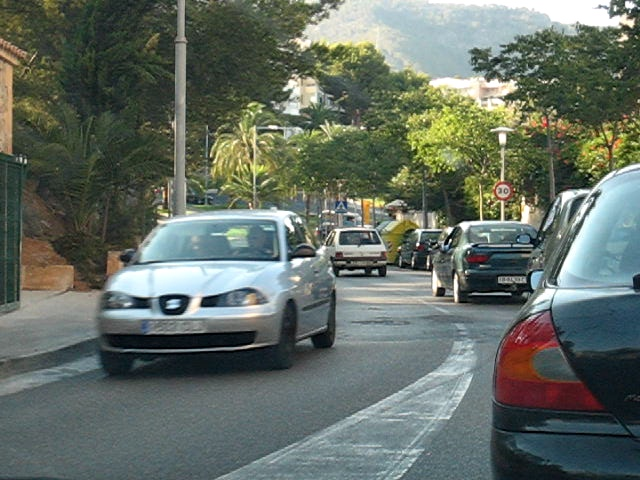
//> input picture data/optical_flow/car1.jpg, 640 x 480 px
$ ./InverseCompositional ../../data/optical_flow/car1.jpg ../../data/optical_flow/car2.jpg 2 2   (built with g++ and OpenCV 4)
//> lines starting //> are read from the running program, lines starting //| are printed output that depends on the picture
// [30 lines of licence text are left out]

#include <Eigen/Core>
#include <Eigen/Geometry>
#include <unsupported/Eigen/MatrixFunctions>
#include <iostream>
#include <limits>
#include <vector>
#include <stdio.h>

#include <opencv2/core/core.hpp>
#include <opencv2/core/eigen.hpp>
#include <opencv2/highgui/highgui.hpp>
#include <opencv2/imgproc/imgproc.hpp>

#define EPS 1e-4 // Threshold value on the change in parameters as a termination criteria.
#define HUBER_LOSS 0.80 //Huber loss function parameter, to redunce the influence of outliers
#define PAUSE_BETWEEN true //should we pause between each image pyramid?

// bilinear interpol
template <class T>
T Interpolate(cv::Mat &image, float y,float x)
{
  float xd, yd;
  float k1 = modff(x,&xd);
  float k2 = modff(y,&yd);
  int xi = int(xd);
  int yi = int(yd);

  int f1 = xi < image.rows-1;  // Check that pixels to the right
  int f2 = yi < image.cols-1; // and to down direction exist.

  T px1 = image.at<T>(yi  , xi);
  T px2 = image.at<T>(yi  , xi+1);
  T px3 = image.at<T>(yi+1, xi);
  T px4 = image.at<T>(yi+1, xi+1);

  // Interpolate pixel intensity.
  T interpolated_value =
  (1.0-k1)*(1.0-k2)*px1 +
  (f1 ? ( k1*(1.0-k2)*px2 ):0) +
  (f2 ? ( (1.0-k1)*k2*px3 ):0) +
  ((f1 && f2) ? ( k1*k2*px4 ):0);

  return interpolated_value;
}

/// @brief images alignment via LK flow inverse Compositional
/// @param source
/// @param target
/// @param max_iterations max iteration number
/// @param transformation output transformation
void Align(cv::Mat &source, cv::Mat &target, int max_iterations, Eigen::Matrix3f &transformation)
{

  // Find the 2-D similarity transform that best aligns the two images (uniform scale, rotation and translation)
  // 找到最能对齐两张图像的 2-D 相似性变换（均匀缩放、旋转和平移）
  cv::Mat debug;

  cv::Mat source_gradient_row;    // Gradient of I in X direction. x(行)方向图像梯度
  cv::Mat source_gradient_col;    // Gradient of I in Y direction. y(列)方向图像梯度
  cv::Mat steepest_descent;       // Steepest descent images. 最速下降图像

  // Here we will store matrices.
  Eigen::Matrix3f W;        // Current value of warp W(x,p)
  Eigen::Matrix3f dW;       // Warp update.
  Eigen::Vector3f X;        // Point in coordinate frame of source. source 图像坐标系中的点
  Eigen::Vector3f Z;        // Point in coordinate frame of target. target 图像坐标系中的点

  Eigen::Matrix4f H;        // Approximate Hessian. 近似hessian matrix
  Eigen::Vector4f b;        // Vector in the right side of the system of linear equations. 线性方程组右侧的 Vector
  Eigen::Vector4f delta_p;  // Parameter update value.

  // Create images.
  source_gradient_row = cv::Mat(source.rows, source.cols, CV_32FC1);
  source_gradient_col = cv::Mat(source.rows, source.cols, CV_32FC1);
  steepest_descent =    cv::Mat(source.rows, source.cols, CV_32FC4); // 4 通道

  //The "magic number" appearing at the end in the following is simply the inverse
  //of the absolute sum of the weights in the matrix representing the Scharr filter.
  cv::Scharr(source, source_gradient_row, -1, 0, 1, 1.0/32.0); // 行方向scharr图像梯度
  cv::Scharr(source, source_gradient_col, -1, 1, 0, 1.0/32.0); // 列方向scharr图像梯度

  H = Eigen::Matrix4f::Zero();
  float h00 = 0.0, h01 = 0.0, h02 = 0.0, h03 = 0.0;
  float h10 = 0.0, h11 = 0.0, h12 = 0.0, h13 = 0.0;
  float h20 = 0.0, h21 = 0.0, h22 = 0.0, h23 = 0.0;
  float h30 = 0.0, h31 = 0.0, h32 = 0.0, h33 = 0.0;

  // estimate source image hessian matrix
  #pragma omp parallel for \
  reduction(+:h00,h01,h02,h03,h10,h11,h12,h13,h20,h21,h22,h23,h30,h31,h32,h33)
  for(int row=0; row<source.rows; row++)//
  {
    #pragma unroll
    for(int col=0; col<source.cols; col++) //
    {
      // Evaluate image gradient 像素梯度
      Eigen::Matrix<float,1,2> image_jacobian;
      image_jacobian << source_gradient_row.at<float>(row,col),
                        source_gradient_col.at<float>(row,col);

      // printf("image jacobian = %f, %f", image_jacobian(0),image_jacobian(1));


      Eigen::Matrix<float,2,4> warp_jacobian;
      warp_jacobian <<  1, 0 , row,  row,
                        0, 1 , -col, col;

      Eigen::Vector4f Jacobian = (image_jacobian*warp_jacobian).transpose();

      for(int dim = 0; dim<4; ++dim)
      steepest_descent.at<cv::Vec4f>(row, col)[dim] = Jacobian(dim);

      Eigen::Matrix4f Hpart = Jacobian*Jacobian.transpose(); // 像素的 hessian matrix

      h00+=Hpart(0,0); h01+=Hpart(0,1); h02+=Hpart(0,2); h03+=Hpart(0,3);
      h10+=Hpart(1,0); h11+=Hpart(1,1); h12+=Hpart(1,2); h13+=Hpart(1,3);
      h20+=Hpart(2,0); h21+=Hpart(2,1); h22+=Hpart(2,2); h23+=Hpart(2,3);
      h30+=Hpart(3,0); h31+=Hpart(3,1); h32+=Hpart(3,2); h33+=Hpart(3,3);
    }
  }


//This is the "inverse compositional" method, this means the
// Hessian approximation need only be computed
//once, and remains constant for all iterations.

  float alpha = 1e-4;
  H <<
  h00+alpha ,h01      ,h02      ,h03,
  h10       ,h11+alpha,h12      ,h13,
  h20       ,h21      ,h22+alpha,h23,
  h30       ,h31      ,h32      ,h33+alpha;

  W = transformation;

  // Iterate
  int iter=0; // number of current iteration
  while(iter < max_iterations)
  {
    target.copyTo(debug);
    iter++; // Increment iteration counter

    uint pixel_count = 0; // Count of processed pixels

    float b0=0.0, b1=0.0, b2=0.0, b3=0.0;
    float mean_error = 0.0;

    #pragma omp parallel for \
    reduction(+:mean_error, pixel_count, b0, b1, b2, b3)
    for(int row=0; row<source.rows; row++)
    {
      #pragma unroll
      for(int col=0; col<source.cols; col++)
      {
        // Set vector X with pixel coordinates (u,v,1)
        X = Eigen::Vector3f(row, col, 1.0);
        Z = W*X;

        float row2 = Z(0);
        float col2 = Z(1);

        // Get the nearest integer pixel coords (u2i;v2i).
        int row2i = int(floor(row2));
        int col2i = int(floor(col2));

        if(row2i>=0 && row2i<target.rows && // check if pixel is inside I.
          col2i>=0 && col2i<target.cols)
        {
          pixel_count++;

          // Calculate intensity of a transformed pixel with sub-pixel accuracy
          // using bilinear interpolation.
          float I2 = Interpolate<float>(target, row2, col2);

          debug.at<float>(row2i,col2i) = source.at<float>(row,col);

          // Calculate image difference D = I(W(x,p))-T(x).
          // 将W变换应用到source图像后,计算target中对应像素的差,作为残差
          float D =  source.at<float>(row, col) -I2;

          // Update mean error value.
          mean_error += fabsf(D);

          // Add a term to b matrix.

          Eigen::Vector4f db;
          db << steepest_descent.at<cv::Vec4f>(row, col)[0],
                steepest_descent.at<cv::Vec4f>(row, col)[1],
                steepest_descent.at<cv::Vec4f>(row, col)[2],
                steepest_descent.at<cv::Vec4f>(row, col)[3];

          db *= (fabsf(D) < HUBER_LOSS) ? D : D*HUBER_LOSS/fabsf(D);

          if(!std::isnan(db.dot(db)))
          {
            b0 += db(0);
            b1 += db(1);
            b2 += db(2);
            b3 += db(3);

          }
        }
      }
    }
    std::cout<< "residual:" << mean_error/pixel_count << "\n";

    cv::imshow("Debug", debug);
    cv::waitKey(24);

    b = Eigen::Vector4f(b0,b1,b2,b3);

    // Lucas-Kanade 20 Years On: A Unifying Framework 对应式子(51) G-N 增量方程
    delta_p = H.ldlt().solve(b);

    Eigen::Matrix2f skew;
    skew << 0.0, -1.0,
            1.0,  0.0;

    // Rodrigues' formula:
    Eigen::Matrix2f R = Eigen::Matrix2f::Identity() + sinf(delta_p(2))*skew +  (1-cosf(delta_p(2)))*(skew*skew.transpose() - Eigen::Matrix2f::Identity());

    Eigen::Matrix3f T;
    T << R(0,0)+delta_p(3), R(0,1),             delta_p(0),
         R(1,0),            R(1,1)+delta_p(3),  delta_p(1),
            0.0,                          0.0,          1;

    dW = T*W;
    W = dW; // update W

    // Check termination critera.
    if(delta_p.norm()<=EPS)
      {
        transformation = W;
        std::cout << "Terminated in " << iter << " iterations." <<std::endl;
        return;
      }
  } // iteration
  std::cout << "Maximum iterations reached (" << iter << ")." <<std::endl;
  transformation = W;
  return;
}//function

int main(int argc, char **argv)
{
  //Reading images
  cv::Mat img_src_c = cv::imread(argv[1]); // Read the file
//> img_src_c is the input picture: 480 rows x 640 cols, CV_8UC3; mean B, G, R 100.4, 109.5, 100
  cv::Mat img_trg_c = cv::imread(argv[2]); // Read the OHTER file
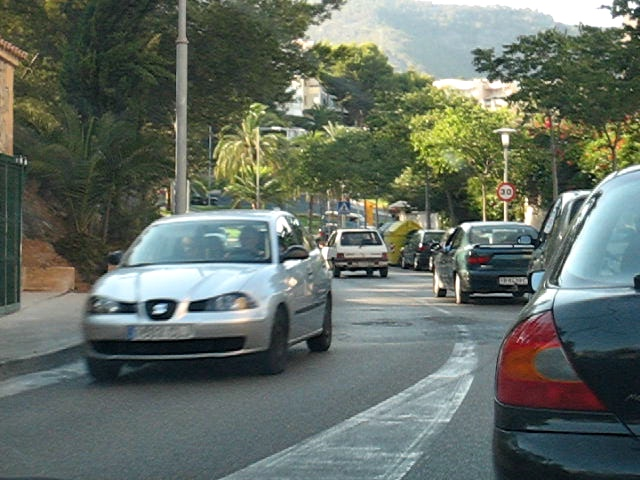
//> input picture data/optical_flow/car2.jpg, 640 x 480 px
//> img_trg_c is the input picture: 480 rows x 640 cols, CV_8UC3; mean B, G, R 100.8, 110, 100.4

  float x_offset = 0;
  float y_offset = 0;
  if(argc == 5)
  {
    x_offset = atof(argv[3]);
//> x_offset = 2
    y_offset = atof(argv[4]);
//> y_offset = 2
  }


  //convert images to float representation
  cv::Mat img_src_f; img_src_c.convertTo(img_src_f, CV_32F);
  cv::Mat img_trg_f; img_trg_c.convertTo(img_trg_f, CV_32F);

  //rescale to unit
  img_src_f/=255;
  img_trg_f/=255;

  //containers for low-pass filtered imates
  cv::Mat img_src_blur;
  cv::Mat img_trg_blur;


  //Create a scale-space pyramid by low-pass filtering and downsampling all the way to quarter-size images

  float sigma = 0.95; //computed from filter size n=3 in [sigma = 0.3(n/2 - 1) + 0.8]
  cv::GaussianBlur(img_src_f, img_src_blur, cv::Size(3,3), sigma);
  cv::GaussianBlur(img_trg_f, img_trg_blur, cv::Size(3,3), sigma);
  cv::Mat img_src_half;
  cv::Mat img_trg_half;
  cv::resize(img_src_blur, img_src_half, cv::Size(0,0), 0.5, 0.5);
  cv::resize(img_trg_blur, img_trg_half, cv::Size(0,0), 0.5, 0.5);

  cv::GaussianBlur(img_src_half, img_src_blur, cv::Size(3,3), sigma);
//> img_src_blur: 240 rows x 320 cols, CV_32FC3
  cv::GaussianBlur(img_trg_half, img_trg_blur, cv::Size(3,3), sigma);
//> img_trg_blur: 240 rows x 320 cols, CV_32FC3
  cv::Mat img_src_quarter;
  cv::Mat img_trg_quarter;
  cv::resize(img_src_blur, img_src_quarter, cv::Size(0,0), 0.5, 0.5);
  cv::resize(img_trg_blur, img_trg_quarter, cv::Size(0,0), 0.5, 0.5);

  cv::GaussianBlur(img_src_quarter, img_src_blur, cv::Size(3,3), sigma);
//> img_src_blur: 120 rows x 160 cols, CV_32FC3
  cv::GaussianBlur(img_trg_quarter, img_trg_blur, cv::Size(3,3), sigma);
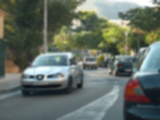
//> img_trg_blur: 120 rows x 160 cols, CV_32FC3; mean B, G, R 0.395, 0.432, 0.394
  cv::Mat img_src_eigth;
  cv::Mat img_trg_eigth;
  cv::resize(img_src_blur, img_src_eigth, cv::Size(0,0), 0.5, 0.5);
  cv::resize(img_trg_blur, img_trg_eigth, cv::Size(0,0), 0.5, 0.5);


  //offset 初始的旋转缩放猜测
  Eigen::Matrix3f initial_guess;

  // 缩放默认为1/8 因图像改变
  initial_guess <<
   1.0,  0.0,  x_offset/8,
   0.0,  1.0,  y_offset/8,
   0,      0,    1;
  std::cout << "W:" << std::endl;
  std::cout << initial_guess << std::endl;


  Align(img_src_eigth, img_trg_eigth, 160, initial_guess);
//> in Align, `cv::Scharr(source, source_gradient_col, -1, 1, 0, 1.0/32.0);`:
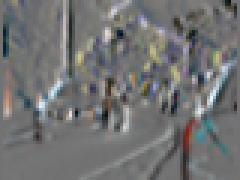
//> source_gradient_col: 60 rows x 80 cols, CV_32FC3 (shown 3 times larger); mean B, G, R 0.000314, -0.000217, -0.00108; drawn with min black and max white
//> the loop in Align, `for(int row=0; row<source.rows; row++)` made 60 passes
//> after the loop in Align, `for(int row=0; row<source.rows; row++)`: h00 = 14.88; h01 = 1.83; h02 = 437.9; h03 = 619.3; h10 = 1.83; h11 = 9.39; h12 = -382.4; h13 = 496.9; h20 = 437.9; h21 = -382.4; h22 = 40064.4; h23 = -6014.9; h30 = 619.3
//> the loop in Align, `while(iter < max_iterations)` made 160 passes
//> (pixel_count, mean_error, b0, b1, b2, b3) on passes 1 to 3: (4800, 233.3, 0.576, -3.32, 189, -124.5), (4698, 280.3, 3.98, -2.62, 274.2, 7.56), (4740, 497.2, -0.236, -2.72, 125.4, -182.7)
//| residual:0.0486066
//| residual:0.0596599
//| residual:0.104895
//| residual:0.0894821
//| residual:0.0963624
//| residual:0.100956
//| residual:0.0839091
//| residual:0.0859383
//> (output is shown up to pass 8 of 160)
//| Maximum iterations reached (160).

  #if PAUSE_BETWEEN
    cv::waitKey();
  #endif

  initial_guess(0,2) *= 2;
  initial_guess(1,2) *= 2;
  Align(img_src_quarter, img_trg_quarter, 80, initial_guess);
//> the loop in Align (call 2), `while(iter < max_iterations)` made 80 passes
//| residual:0.100362
//| residual:0.100281
//| residual:0.100214
//| residual:0.100472
//| residual:0.100554
//| residual:0.100567
//| residual:0.10072
//| residual:0.100761
//> (output is shown up to pass 8 of 80)
//| Maximum iterations reached (80).

  #if PAUSE_BETWEEN
    cv::waitKey();
  #endif

  initial_guess(0,2) *= 2;
  initial_guess(1,2) *= 2;
  Align(img_src_half, img_trg_half, 40, initial_guess);
//> call 3 of Align, with max_iterations = 40
//> after the loop in Align (call 3), `for(int row=0; row<source.rows; row++)`:
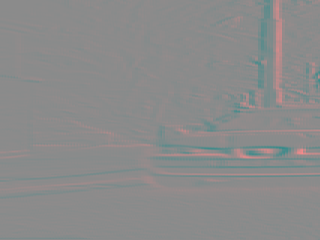
//> steepest_descent: 240 rows x 320 cols, CV_32FC4; mean B, G, R, A 0, 0, -0.1, 0.1; drawn with min black and max white
//> the loop in Align (call 3), `while(iter < max_iterations)` made 40 passes
//| residual:0.11476
//| residual:0.114853
//| residual:0.115042
//| residual:0.115247
//| residual:0.115479
//| residual:0.115663
//| residual:0.115701
//| residual:0.115762
//> (output is shown up to pass 8 of 40)
//> after the loop in Align (call 3), `while(iter < max_iterations)`:
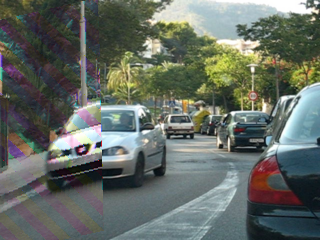
//> debug: 240 rows x 320 cols, CV_32FC3; mean B, G, R 0.395, 0.424, 0.396
//| Maximum iterations reached (40).

  #if PAUSE_BETWEEN
    cv::waitKey();
  #endif

  initial_guess(0,2) *= 2;
  initial_guess(1,2) *= 2;
  Align(img_src_f, img_trg_f, 20, initial_guess);
//> call 4 of Align, with max_iterations = 20
//> after the loop in Align (call 4), `for(int row=0; row<source.rows; row++)`:
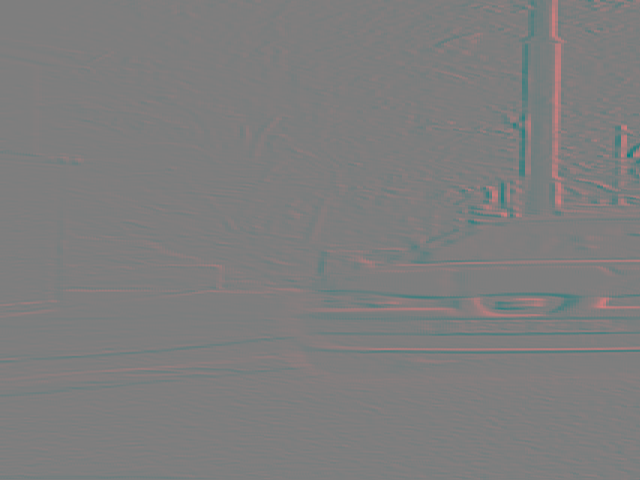
//> steepest_descent: 480 rows x 640 cols, CV_32FC4; mean B, G, R, A 0, 0, -0.2, 0.1; drawn with min black and max white
//> the loop in Align (call 4), `while(iter < max_iterations)` made 20 passes
//| residual:0.123932
//| residual:0.123917
//| residual:0.1239
//| residual:0.123899
//| residual:0.123904
//| residual:0.123888
//| residual:0.12388
//| residual:0.123887
//> (output is shown up to pass 8 of 20)
//> after the loop in Align (call 4), `while(iter < max_iterations)`:
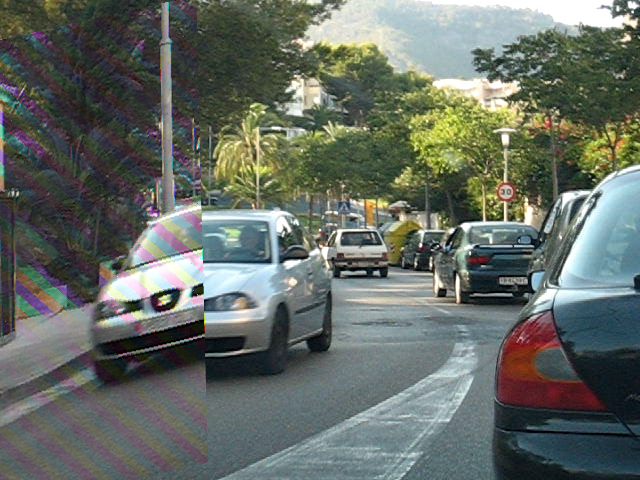
//> debug: 480 rows x 640 cols, CV_32FC3; mean B, G, R 0.395, 0.424, 0.396
//| Maximum iterations reached (20).

  cv::waitKey();
  std::cout << initial_guess << std::endl;
//|   0.972651 -0.0736752    43.0888
//|  0.0736752   0.972651   -33.5308
//|          0          0          1


  return 0;
}
